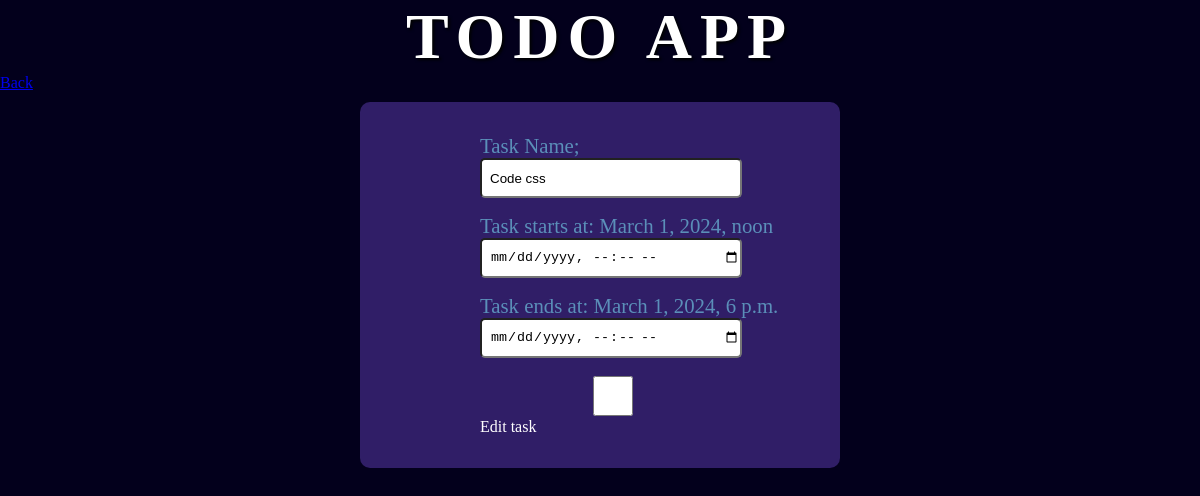
The page /edit/12 on the database as committed earlier.
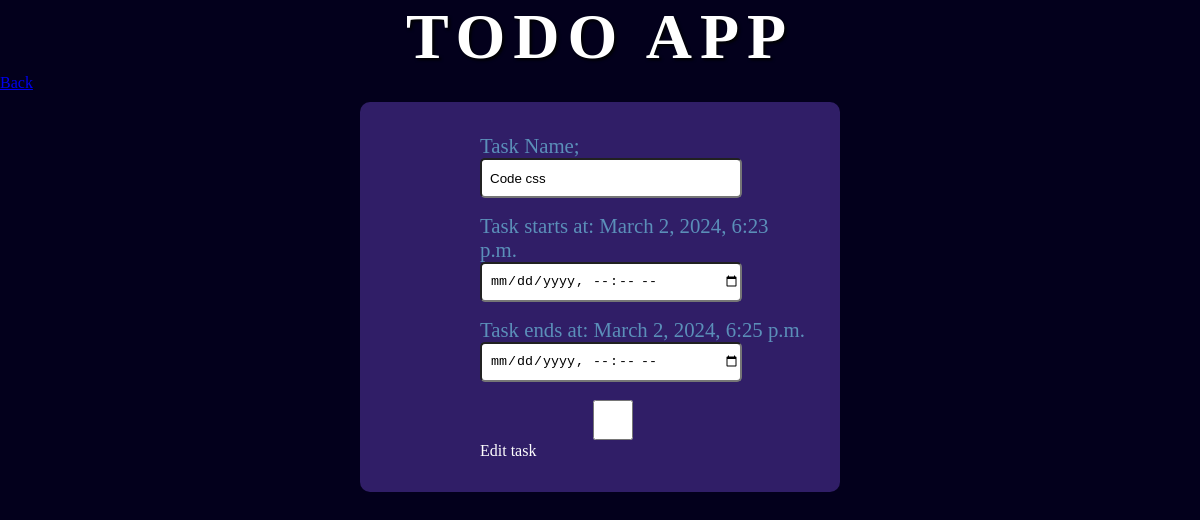
The same page on the database as committed later.
### todo/models.py (models this page shows)
class Task(models.Model):
    task_name = models.CharField(max_length=120)
    created_at = models.DateTimeField(auto_now=True)
    modified_at = models.DateTimeField(auto_now_add=True)
    start_time = models.DateTimeField(default=timezone.now)
    completion_time = models.DateTimeField(default=timezone.now)
    task_status = models.CharField(max_length=10)
    def __str__(self):
        return self.task_name

### todo/views.py (the view, shortened to what this page needs)
# urls.py: path('edit/<str:taskid>', views.edit_task, name='edit'),
def edit_task(request, taskid):
    if request.method == 'GET':
        task = Task.objects.filter(id=taskid)
        context ={
            'task' : task
        }
        print(task)
        return render(request, 'todo/editForm.html', context)

### todo/templates/todo/editForm.html (shortened to what this page needs)
{% extends 'base.html' %}
{% block content %}
<a href="{% url 'inactive'%}">Back</a>
{% for item in task %}
<form action="{% url 'edit' item.id %}" method="POST">
    <label for="taskname">Task Name;</label>
    <input type="text" name="taskname" id="taskname" value="{{item.task_name}}">
    <label for="starttime">Task starts at: {{item.start_time}}</label>
    <input type="datetime-local" name="starttime" id="starttime" value="{{item.start_time}}">
    <label for="completion_time">Task ends at: {{item.completion_time}}</label>
    <input type="datetime-local" name="completiontime" id="completiontime" value="{{item.completion_time}}">
    <input type="checkbox"
    <button class="button submit" type="submit">Edit task</button>
</form>
{% endfor %}
{% endblock %}

Rows that differ between the two databases and show on the page:
changed Task "Code css": start_time "March 1, 2024, noon" → "March 2, 2024, 6:23 p.m."; completion_time "March 1, 2024, 6 p.m." → "March 2, 2024, 6:25 p.m."
